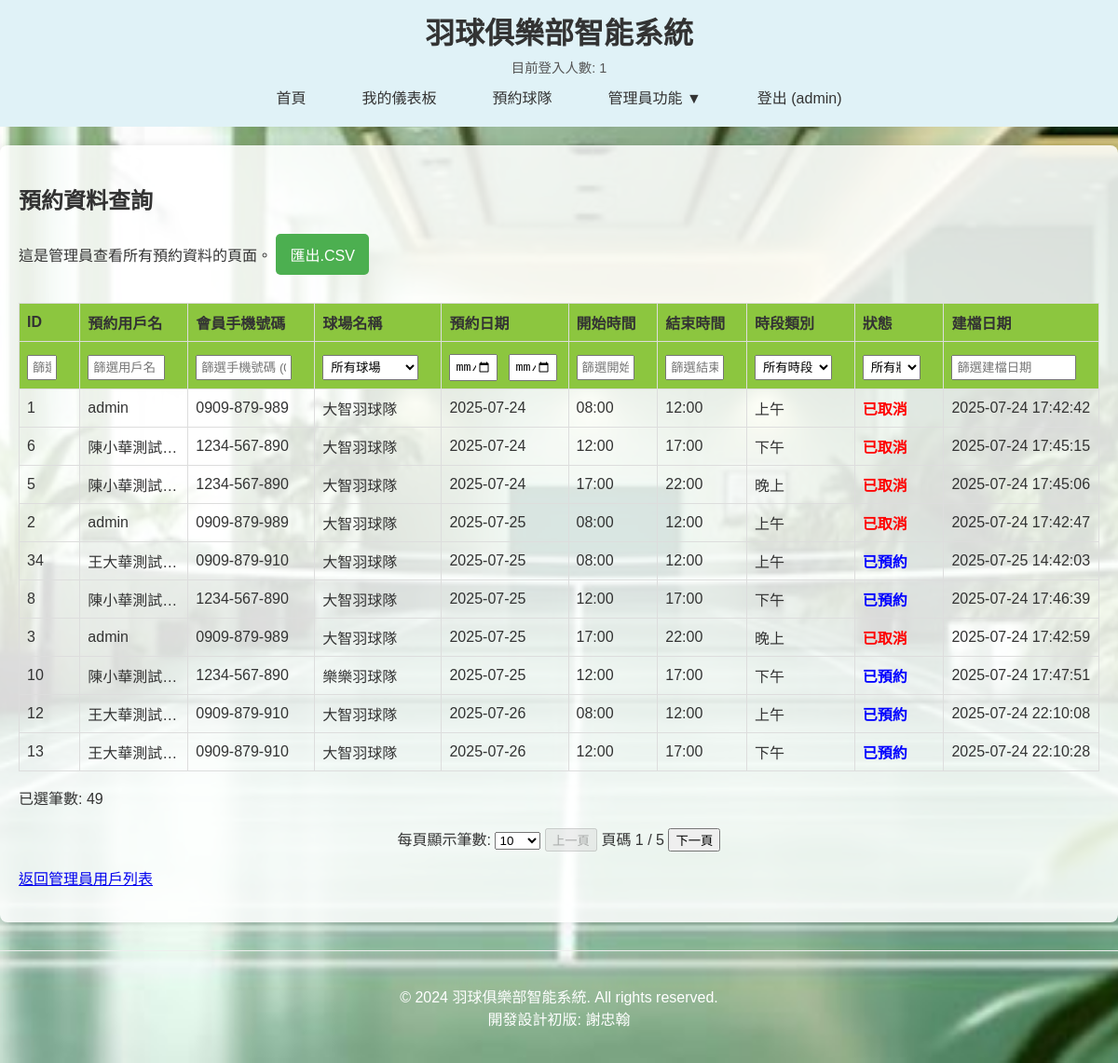
/query_bookings (signed in), run on the app's committed database.
### app.py (models this page shows, shortened)
class User(db.Model):
    id = db.Column(db.Integer, primary_key=True)
    member_id = db.Column(db.String(10), unique=True, nullable=False)
    username = db.Column(db.String(80), unique=True, nullable=False) # 用戶名，用於顯示和唯一性
    email = db.Column(db.String(120), unique=False, nullable=True)
    password_hash = db.Column(db.String(128), nullable=False)
    gender = db.Column(db.String(10), default='男') # 性別
    address = db.Column(db.String(200)) # 住家地址
    membership_type = db.Column(db.String(20), default='臨打') # 會員等級 (年繳, 季繳, 月繳, 臨打)
    badminton_level = db.Column(db.Integer, default=1) # 羽球等級 (1-18級)
    is_admin = db.Column(db.Boolean, default=False) # 是否為管理員
    @property
    def formatted_member_id(self):
        if self.member_id and len(self.member_id) == 10 and self.member_id.isdigit():
            return f"{self.member_id[:4]}-{self.member_id[4:7]}-{self.member_id[7:]}"
        return self.member_id # 如果不符合10位數字，則返回原始值

class Booking(db.Model):
    id = db.Column(db.Integer, primary_key=True)
    user_id = db.Column(db.Integer, db.ForeignKey('user.id'), nullable=False) # 預約用戶ID
    court_id = db.Column(db.Integer, db.ForeignKey('court.id'), nullable=False) # 預約球場ID
    booking_date = db.Column(db.Date, nullable=False) # 活動日期
    start_time = db.Column(db.Time, nullable=False) # 開始時間
    end_time = db.Column(db.Time, nullable=False) # 結束時間
    status = db.Column(db.String(50), default='已預約') # 預約狀態
    creation_date = db.Column(db.DateTime, nullable=False, default=datetime.datetime.now) # 預約建檔日期時間
    time_slot_category = db.Column(db.String(10), nullable=False) # 預約時段類別 (上午/下午/晚上)
    user = db.relationship('User', backref=db.backref('bookings', lazy=True)) # 與 User 模型的關聯
    court = db.relationship('Court', backref=db.backref('bookings', lazy=True)) # 與 Court 模型的關聯

class Court(db.Model):
    id = db.Column(db.Integer, primary_key=True)
    name = db.Column(db.String(80), unique=True, nullable=False) # 球場名稱（現在是球隊名稱）
    description = db.Column(db.String(200)) # 球場描述

### app.py (the view)
@app.route('/query_bookings') # 移除 /admin 前綴，並移除權限檢查
def query_bookings():
    if 'user_id' not in session: # 僅檢查是否登入，不檢查是否為管理員
        flash('請先登入才能訪問此頁面。', 'warning')
        return redirect(url_for('login'))
    bookings = db.session.query(Booking).join(Court).order_by(
        Booking.booking_date.asc(),
        Court.name.asc(),
        Booking.start_time.asc()
    ).all()
    return render_template('query_bookings.html', bookings=bookings)

### app.py (called while the page is built)
@app.context_processor
def inject_global_vars():
    return dict(logged_in_users_count=app.logged_in_users_count)

### templates/query_bookings.html (shortened to what this page needs)
{% extends "base.html" %}
{% block content %}
    <h2>預約資料查詢</h2>
    <p>
        這是管理員查看所有預約資料的頁面。
        <a href="{{ url_for('export_bookings_csv') }}" class="button">匯出.CSV</a>
    </p>
    {% if bookings %}
    <table id="bookingsTable" border="1">
        <thead>
            <tr>
                <th onclick="sortTable(this)" data-column-index="0" data-sort-direction="asc" style="width: 5%;">ID </th>
                <th onclick="sortTable(this)" data-column-index="1" data-sort-direction="asc" style="width: 10%;">預約用戶名 </th>
                <th onclick="sortTable(this)" data-column-index="2" data-sort-direction="asc" style="width: 12%;">會員手機號碼 </th>
                <th onclick="sortTable(this)" data-column-index="3" data-sort-direction="asc" style="width: 12%;">球場名稱 </th>
                <th onclick="sortTable(this)" data-column-index="4" data-sort-direction="asc" style="width: 12%;">預約日期 </th>
                <th onclick="sortTable(this)" data-column-index="5" data-sort-direction="asc" style="width: 8%;">開始時間 </th>
                <th onclick="sortTable(this)" data-column-index="6" data-sort-direction="asc" style="width: 8%;">結束時間 </th>
                <th onclick="sortTable(this)" data-column-index="7" data-sort-direction="asc" style="width: 10%;">時段類別 </th>
                <th onclick="sortTable(this)" data-column-index="8" data-sort-direction="asc" style="width: 8%;">狀態 </th>
                <th onclick="sortTable(this)" data-column-index="9" data-sort-direction="asc" style="width: 15%;">建檔日期 </th>
            </tr>
            <tr id="filterRow">
                <th><input type="text" onkeyup="filterTable()" placeholder="篩選 ID"></th>
                <th><input type="text" onkeyup="filterTable()" placeholder="篩選用戶名"></th>
                <th><input type="text" id="filter-member_id" onkeyup="filterTable()" oninput="formatPhoneNumberInput(event)" placeholder="篩選手機號碼 (09XX-XXX-XXX)" pattern="09\d{2}-?\d{3}-?\d{3}" title="請輸入09XX-XXX-XXX或09XXXXXXXX格式" maxlength="12"></th>
                <th>
                    <select onchange="filterTable()" id="filter-court_name">
                        <option value="">所有球場</option>
                    </select>
                </th>
                <th>
                    <input type="date" onchange="filterTable()" id="filter-booking_date_start" title="開始日期">
                    <input type="date" onchange="filterTable()" id="filter-booking_date_end" title="結束日期">
                </th>
                <th><input type="text" onkeyup="filterTable()" placeholder="篩選開始"></th>
                <th><input type="text" onkeyup="filterTable()" placeholder="篩選結束"></th>
                <th>
                    <select onchange="filterTable()" id="filter-time_slot_category">
                        <option value="">所有時段</option>
                    </select>
                </th>
                <th>
                    <select onchange="filterTable()" id="filter-status">
                        <option value="">所有狀態</option>
                    </select>
                </th>
                <th><input type="text" onkeyup="filterTable()" placeholder="篩選建檔日期"></th>
            </tr>
        </thead>
        <tbody>
            {% for booking in bookings %}
            <tr>
                <td>{{ booking.id }}</td>
                <td>{{ booking.user.username }}</td>
                <td>{{ booking.user.formatted_member_id }}</td>
                <td>{{ booking.court.name }}</td>
                <td>{{ booking.booking_date.strftime('%Y-%m-%d') }}</td>
                <td>{{ booking.start_time.strftime('%H:%M') }}</td>
                <td>{{ booking.end_time.strftime('%H:%M') }}</td>
                <td>{{ booking.time_slot_category }}</td>
                <td class="status-{{ booking.status | lower }}">
                    {{ booking.status }}
                </td>
                <td>{{ booking.creation_date.strftime('%Y-%m-%d %H:%M:%S') }}</td>
            </tr>
            {% endfor %}
        </tbody>
    </table>
    {% else %}
    <p>目前沒有預約資料。</p>
    {% endif %}
    <p>已選筆數: <span id="visibleRowCount">0</span></p>
    <div class="pagination-controls" style="text-align: center; margin-top: 20px;">
        <label for="rowsPerPageSelect">每頁顯示筆數:</label>
        <select id="rowsPerPageSelect" onchange="changeRowsPerPage()">
            <option value="10" selected>10</option>
        </select>
        <button id="prevPage" onclick="prevPage()">上一頁</button>
        <span id="pageInfo">頁碼 1 / 1</span>
        <button id="nextPage" onclick="nextPage()">下一頁</button>
    </div>
    <p><a href="{{ url_for('admin_users') }}">返回管理員用戶列表</a></p>
{% endblock %}

### templates/base.html (shortened to what this page needs)
<!DOCTYPE html>
<html lang="zh-TW">
<head>
</head>
<body>
    <header>
        <h1>羽球俱樂部智能系統</h1>
        <div class="logged-in-count">
            目前登入人數: {{ logged_in_users_count }}
        </div>
        <nav>
            <ul>
                <li><a href="{{ url_for('index') }}">首頁</a></li>
                {% if 'user_id' in session %}
                    <li><a href="{{ url_for('dashboard') }}">我的儀表板</a></li>
                    <li><a href="{{ url_for('book_court') }}">預約球隊</a></li>
                    {% if session.get('is_admin') %}
                        <li class="dropdown">
                            <a href="#" class="dropbtn">管理員功能 ▼</a>
                        </li>
                    {% endif %}
                    <li><a href="{{ url_for('logout') }}">登出 ({{ session.username }})</a></li>
                {% else %}
                    <li><a href="{{ url_for('register') }}">註冊</a></li>
                    <li><a href="{{ url_for('login') }}">登入</a></li>
                {% endif %}
            </ul>
        </nav>
    </header>
    <div class="container">
        {% block content %}{% endblock %}
    </div>
    <footer>
        <p>&copy; 2024 羽球俱樂部智能系統. All rights reserved.<br><span class="designer-info">開發設計初版: 謝忠翰</span></p>
    </footer>

### templates/query_bookings.html (style rules this page uses)
table { width: 100%; border-collapse: collapse; margin-top: 20px; table-layout: fixed; }
th, td { border: 1px solid #ddd; padding: 8px; text-align: left; overflow: hidden; text-overflow: ellipsis; white-space: nowrap; }
th { background-color: #8CC63F; cursor: pointer; position: relative; }
th input[type="text"], th select, th input[type="date"] { width: calc(100% - 16px); padding: 4px; margin-top: 5px; box-sizing: border-box; }
th input[type="date"] { width: calc(50% - 8px); display: inline-block; }
th input[type="date"]:first-of-type { margin-right: 8px; }
.button { display: inline-block; padding: 10px 15px; background-color: #4CAF50; color: white; text-align: center; text-decoration: none; border-radius: 5px; margin-bottom: 10px; }
.status-已取消 { color: red; font-weight: bold; }
.status-已預約 { color: blue; font-weight: bold; }

### templates/base.html (style rules this page uses)
.dropbtn { background-color: #E0F2F7; color: #333; padding: 10px 15px; font-size: 1em; border: none; cursor: pointer; display: block; }
.dropdown { position: relative; display: inline-block; }

### data on the page
User: username "admin"
Booking: id "1", user.username "admin", user.formatted_member_id "0909-879-989", court.name "大智羽球隊", booking_date "2025-07-24", start_time "08:00", end_time "12:00", time_slot_category "上午", status "已取消", creation_date "2025-07-24 17:42:42"
Booking: id "6", user.username "陳小華測試…", user.formatted_member_id "1234-567-890", court.name "大智羽球隊", booking_date "2025-07-24", start_time "12:00", end_time "17:00", time_slot_category "下午", status "已取消", creation_date "2025-07-24 17:45:15"
Booking: id "5", user.username "陳小華測試…", user.formatted_member_id "1234-567-890", court.name "大智羽球隊", booking_date "2025-07-24", start_time "17:00", end_time "22:00", time_slot_category "晚上", status "已取消", creation_date "2025-07-24 17:45:06"
Booking: id "2", user.username "admin", user.formatted_member_id "0909-879-989", court.name "大智羽球隊", booking_date "2025-07-25", start_time "08:00", end_time "12:00", time_slot_category "上午", status "已取消", creation_date "2025-07-24 17:42:47"
Booking: id "34", user.username "王大華測試…", user.formatted_member_id "0909-879-910", court.name "大智羽球隊", booking_date "2025-07-25", start_time "08:00", end_time "12:00", time_slot_category "上午", status "已預約", creation_date "2025-07-25 14:42:03"
Booking: id "8", user.username "陳小華測試…", user.formatted_member_id "1234-567-890", court.name "大智羽球隊", booking_date "2025-07-25", start_time "12:00", end_time "17:00", time_slot_category "下午", status "已預約", creation_date "2025-07-24 17:46:39"
Booking: id "3", user.username "admin", user.formatted_member_id "0909-879-989", court.name "大智羽球隊", booking_date "2025-07-25", start_time "17:00", end_time "22:00", time_slot_category "晚上", status "已取消", creation_date "2025-07-24 17:42:59"
Booking: id "10", user.username "陳小華測試…", user.formatted_member_id "1234-567-890", court.name "樂樂羽球隊", booking_date "2025-07-25", start_time "12:00", end_time "17:00", time_slot_category "下午", status "已預約", creation_date "2025-07-24 17:47:51"
Booking: id "12", user.username "王大華測試…", user.formatted_member_id "0909-879-910", court.name "大智羽球隊", booking_date "2025-07-26", start_time "08:00", end_time "12:00", time_slot_category "上午", status "已預約", creation_date "2025-07-24 22:10:08"
Booking: id "13", user.username "王大華測試…", user.formatted_member_id "0909-879-910", court.name "大智羽球隊", booking_date "2025-07-26", start_time "12:00", end_time "17:00", time_slot_category "下午", status "已預約", creation_date "2025-07-24 22:10:28"

### other printed values
{{ logged_in_users_count }} "1"
